Frame 1 (no input): blank canvas, image omitted
Frame 60 (the mouse pressed at the canvas centre just before this capture): blank canvas, image omitted
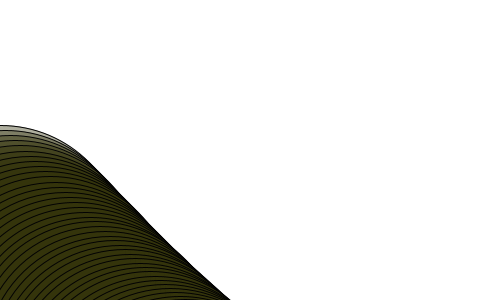
Frame 120 (the mouse held since frame 60 and released just before this capture)

The Processing sketch whose frames 1 and 60 were blank and that drew this single picture after the mouse press (run headless with seeded random() and noise(); from frame 60 on, the mouse is pressed at the canvas centre):

// Processing sketch: processing_1109
// ── processing_1109.pde

void setup() {
  size(500, 300);
  stroke(2);
  smooth();
  fill(mouseX + 50, mouseY + 50, 10, 100); 
  
}






void draw() {
  frameRate(30);
  background(255);
  float offset = 250;
  float scaleVal = mouseX;
  float angleInc = PI/mouseY;
  float angle = 0.0;
  

    for (int x = 0; x <= width; x += 5) {
    float y = offset + (sin(angle) * scaleVal);
        
        ellipse(x, y, mouseX, mouseX);
        angle += angleInc;
     
  }
}
